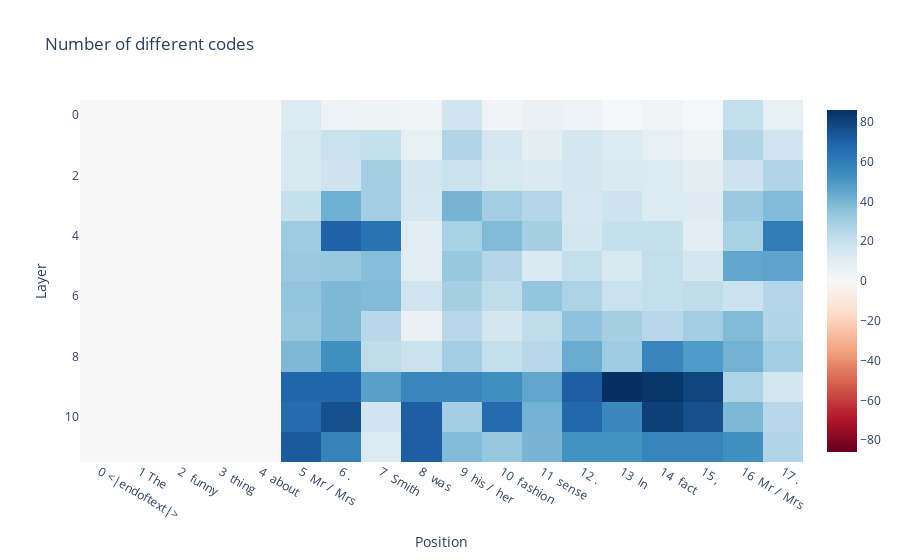

This figure's notebook cell:
### Code cell
p1 = "The funny thing about Mr. Smith was his fashion sense. In fact, Mr."
p2 = "The funny thing about Mrs. Smith was her fashion sense. In fact, Mrs."
code_diff = code_diff_heatmap(p1, p2)

### Figure 1 — Plotly figure (JSON) as saved in the notebook; plotly's stock layout.template omitted (floating-point values rounded to 4 significant figures; data arrays with more than 128 entries replaced by an {"elided": "..."} marker saying what was removed)
{"data": [{"coloraxis": "coloraxis", "hovertemplate": "Position: %{x}<br>Layer: %{y}<br>color: %{z}<extra></extra>", "name": "0", "type": "heatmap", "x": ["0 <|endoftext|>", "1 The", "2  funny", "3  thing", "4  about", "5  Mr /  Mrs", "6 .", "7  Smith", "8  was", "9  his /  her", "10  fashion", "11  sense", "12 .", "13  In", "14  fact", "15 ,", "16  Mr /  Mrs", "17 ."], "xaxis": "x", "yaxis": "y", "z": {"elided": "12x18 int values"}}], "layout": {"coloraxis": {"cmid": 0, "colorscale": [[0, "rgb(103,0,31)"], [0.1, "rgb(178,24,43)"], [0.2, "rgb(214,96,77)"], [0.3, "rgb(244,165,130)"], [0.4, "rgb(253,219,199)"], [0.5, "rgb(247,247,247)"], [0.6, "rgb(209,229,240)"], [0.7, "rgb(146,197,222)"], [0.8, "rgb(67,147,195)"], [0.9, "rgb(33,102,172)"], [1, "rgb(5,48,97)"]]}, "title": {"text": "Number of different codes"}, "xaxis": {"anchor": "y", "constrain": "domain", "domain": [0, 1], "scaleanchor": "y", "title": {"text": "Position"}}, "yaxis": {"anchor": "x", "autorange": "reversed", "constrain": "domain", "domain": [0, 1], "title": {"text": "Layer"}}}}
